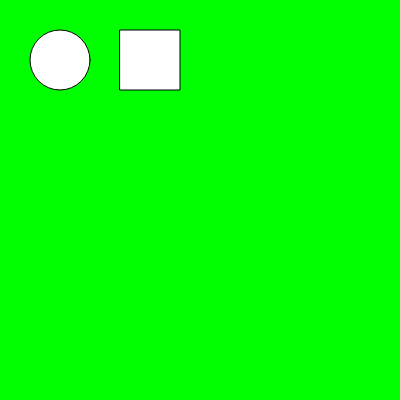
Frame 1 (no input)
Frame 60 (no input): identical to frame 1, image omitted
Frame 120 (the mouse pressed at the canvas centre since frame 60): identical to frame 1, image omitted

The p5.js sketch that drew this single still picture (run headless with seeded random() and noise() and a simulated clock; from frame 60 on, the mouse is pressed at the canvas centre):

// p5.js sketch
// ── sketch.js
function setup() {
  createCanvas(400, 400);
}

function draw() {
  background(0, 255, 0);
  ellipse(60, 60, 60);
  rect(120, 30, 60, 60);
}
